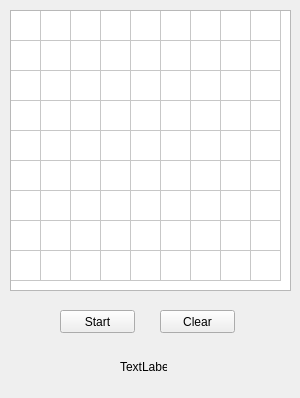
<?xml version="1.0" encoding="UTF-8"?>
<ui version="4.0">
 <class>Widget</class>
 <widget class="QWidget" name="Widget">
  <property name="geometry">
   <rect>
    <x>0</x>
    <y>0</y>
    <width>300</width>
    <height>398</height>
   </rect>
  </property>
  <property name="windowTitle">
   <string>Widget</string>
  </property>
  <widget class="QPushButton" name="pushButton">
   <property name="geometry">
    <rect>
     <x>60</x>
     <y>310</y>
     <width>75</width>
     <height>23</height>
    </rect>
   </property>
   <property name="text">
    <string>Start</string>
   </property>
  </widget>
  <widget class="QTableWidget" name="tableWidget">
   <property name="geometry">
    <rect>
     <x>10</x>
     <y>10</y>
     <width>281</width>
     <height>281</height>
    </rect>
   </property>
   <attribute name="horizontalHeaderVisible">
    <bool>false</bool>
   </attribute>
   <attribute name="horizontalHeaderDefaultSectionSize">
    <number>30</number>
   </attribute>
   <attribute name="horizontalHeaderHighlightSections">
    <bool>false</bool>
   </attribute>
   <attribute name="horizontalHeaderMinimumSectionSize">
    <number>30</number>
   </attribute>
   <attribute name="verticalHeaderVisible">
    <bool>false</bool>
   </attribute>
   <attribute name="verticalHeaderDefaultSectionSize">
    <number>30</number>
   </attribute>
   <attribute name="verticalHeaderHighlightSections">
    <bool>false</bool>
   </attribute>
   <attribute name="verticalHeaderMinimumSectionSize">
    <number>0</number>
   </attribute>
   <row>
    <property name="text">
     <string/>
    </property>
   </row>
   <row>
    <property name="text">
     <string/>
    </property>
   </row>
   <row>
    <property name="text">
     <string/>
    </property>
   </row>
   <row>
    <property name="text">
     <string/>
    </property>
   </row>
   <row>
    <property name="text">
     <string/>
    </property>
   </row>
   <row>
    <property name="text">
     <string/>
    </property>
   </row>
   <row>
    <property name="text">
     <string/>
    </property>
   </row>
   <row>
    <property name="text">
     <string/>
    </property>
   </row>
   <row>
    <property name="text">
     <string/>
    </property>
   </row>
   <column>
    <property name="text">
     <string/>
    </property>
   </column>
   <column>
    <property name="text">
     <string/>
    </property>
   </column>
   <column>
    <property name="text">
     <string/>
    </property>
   </column>
   <column>
    <property name="text">
     <string/>
    </property>
   </column>
   <column>
    <property name="text">
     <string/>
    </property>
   </column>
   <column>
    <property name="text">
     <string/>
    </property>
   </column>
   <column>
    <property name="text">
     <string/>
    </property>
   </column>
   <column>
    <property name="text">
     <string/>
    </property>
   </column>
   <column>
    <property name="text">
     <string/>
    </property>
   </column>
  </widget>
  <widget class="QPushButton" name="pushButton_2">
   <property name="geometry">
    <rect>
     <x>160</x>
     <y>310</y>
     <width>75</width>
     <height>23</height>
    </rect>
   </property>
   <property name="text">
    <string>Clear</string>
   </property>
  </widget>
  <widget class="QLabel" name="label">
   <property name="geometry">
    <rect>
     <x>120</x>
     <y>360</y>
     <width>47</width>
     <height>13</height>
    </rect>
   </property>
   <property name="text">
    <string>TextLabel</string>
   </property>
  </widget>
 </widget>
 <resources/>
 <connections/>
</ui>
